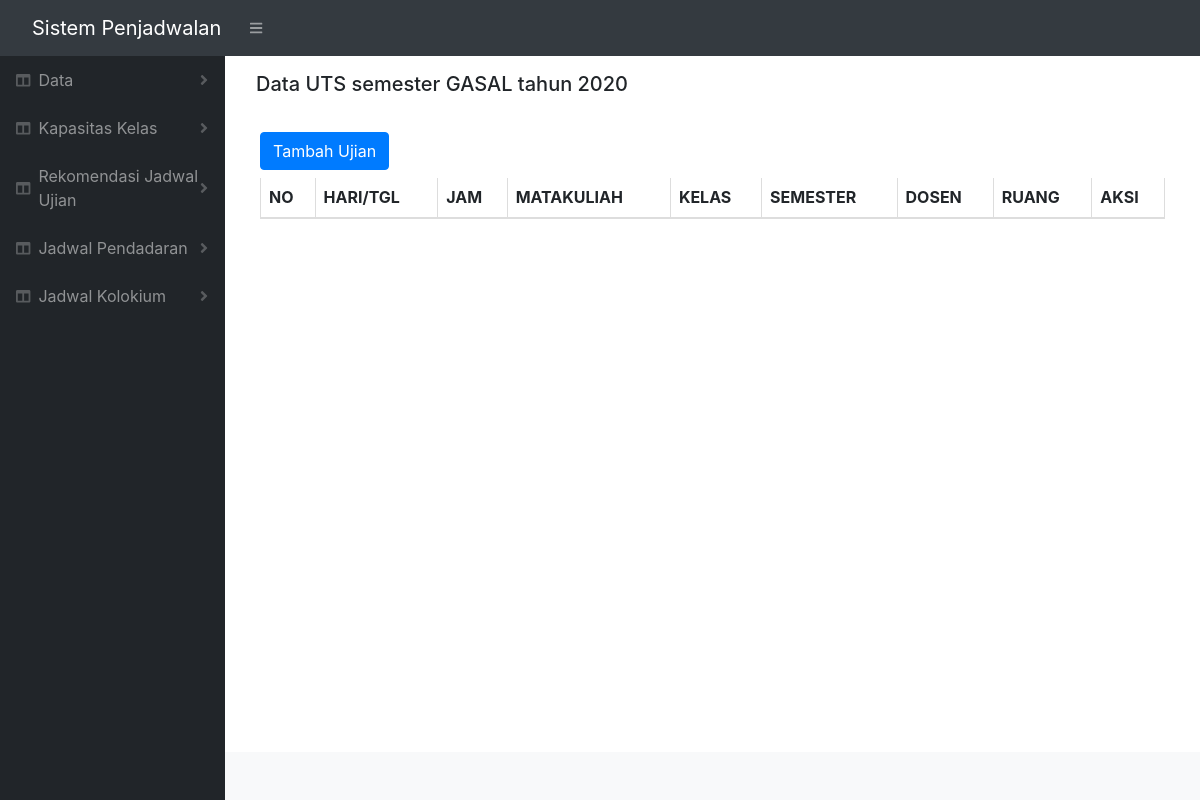
The page /rekomendasi/detailJadwal/1 on the database as committed earlier.
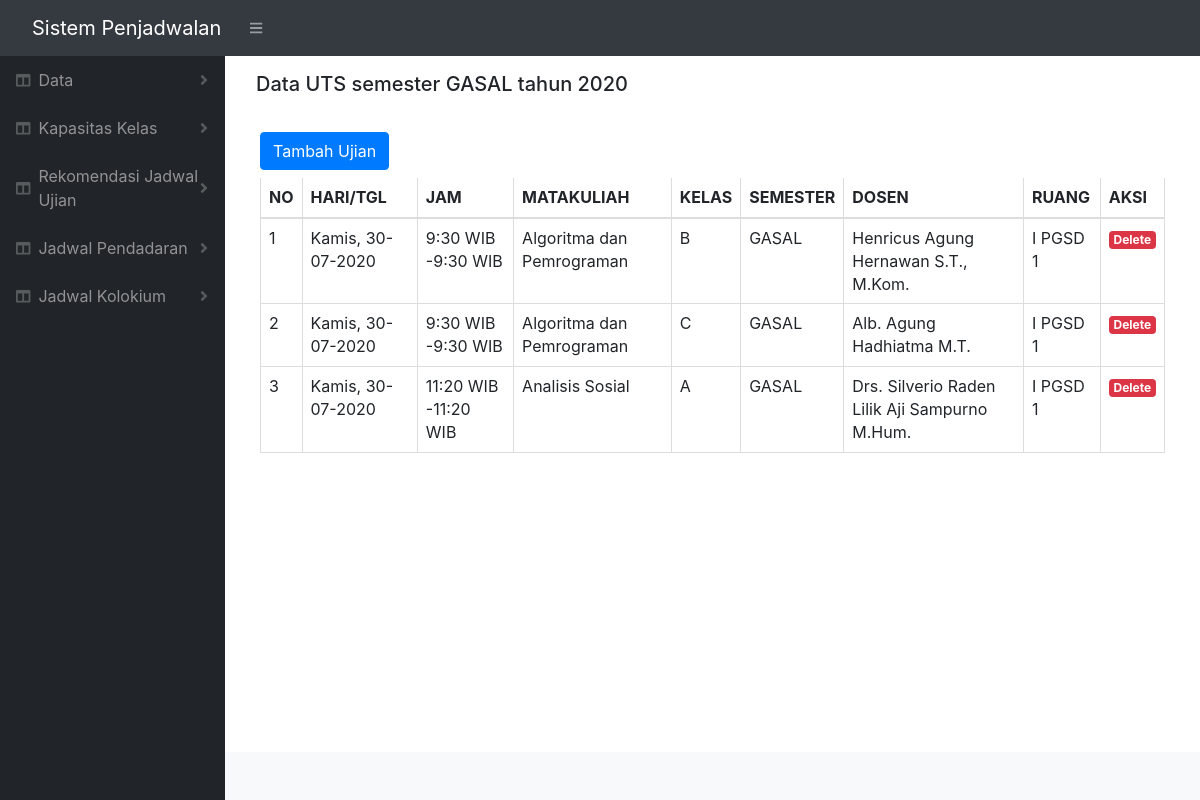
The same page on the database as committed later.
### tables this page shows
CREATE TABLE `detailjadwal` (
  `id` int(11) NOT NULL,
  `idJadwal` int(100) NOT NULL,
  `idMakul` int(100) NOT NULL,
  `idRuangan` varchar(100) NOT NULL,
  `jamMulai` time NOT NULL,
  `jamSelesai` time NOT NULL,
  `tanggal` date NOT NULL
);

CREATE TABLE `makul` (
  `idMakul` int(11) NOT NULL,
  `kodeMakul` varchar(255) NOT NULL,
  `tipeMakul` varchar(255) NOT NULL,
  `nama` varchar(255) NOT NULL,
  `tahun` varchar(255) NOT NULL,
  `semester` varchar(255) NOT NULL,
  `ruangan` varchar(255) NOT NULL,
  `kelas` varchar(255) NOT NULL,
  `kapasitas` varchar(255) NOT NULL,
  `idSemester` int(11) NOT NULL
);

CREATE TABLE `ruang` (
  `idRuangan` int(11) NOT NULL,
  `ruangan` varchar(20) NOT NULL
);

### application/controllers/Rekomendasi.php (called while the page is built, shortened)
<?php
class rekomendasi extends CI_Controller
{
    public function __construct()
    {
        $this->load->model('Jadwal_model');
    }
    function detailjadwal($id) {
        $jadwal = $this->Jadwal_model->getDataJadwalWhere($id);
        foreach ($jadwal as $key) {
         $jenisUjian = $key['jenisUjian'];
         $semester = $key['semester'];
         $tahun = $key['tahun'];
     }
     $data['id'] = $id;
     $data['title'] = 'Data '.$jenisUjian.' semester '.$semester.' tahun '.$tahun;
     $this->load->view('templates/header');
     $this->load->view('templates/sidebar', $data);
     $this->load->view('templates/topbar', $data);
     $dataa = $this->Jadwal_model->getDetailJadwal($id);
     $data['jadwal'] = $dataa;
     $this->load->view('rekomendasi/detailjadwal',$data);
     $this->load->view('templates/footer');
 }
}

### index.php (called while the page is built, shortened)
<?php
require_once BASEPATH.'core/CodeIgniter.php';

### application/models/Jadwal_model.php (called while the page is built, shortened)
<?php
class Jadwal_model extends CI_Model{
    function getDataJadwalWhere($id) {
    	$data = $this->db->get_where("jadwal",["idJadwal" => $id]);
    	return $data->result_array();
    }
    function getDetailJadwal($id) {
        if (empty($id)) {
            $data = $this->db->get("detailjadwal")->result_array();
             return $data;
        }else{
            $this->db->SELECT('detailjadwal.*,makul.*,ruang.*,dosen.nama as dosen_nama');
            $this->db->FROM('detailjadwal');
            $this->db->join('presensi','presensi.idMakul = detailjadwal.idMakul');
            $this->db->join('makul','makul.idMakul = presensi.idMakul');
            $this->db->join('dosen','dosen.idDosen = presensi.idDosen' );
            $this->db->join('ruang','ruang.idRuangan = detailjadwal.idRuangan');
            $this->db->group_by('presensi.idMakul,presensi.idDosen');
            $this->db->where('detailjadwal.idJadwal',$id);
            $data = $this->db->get();
            return $data->result_array();
        }
    }
}

### application/views/rekomendasi/detailjadwal.php (the view, shortened to what this page needs)
<div id="layoutSidenav_content">
    <main>
        <div class="container-fluid">
            <nav class="navbar">
                <h5 class="mt-2"><?= $title ?></h5>
            </nav>
            <div class="card-body">
                <a href="#" class="btn btn-primary mb-2" data-toggle="modal" data-target="#ModalInput">Tambah Ujian</a>
                <div class="table-responsive">
                    <table class="table table-bordered" id="tabelku" width="100%">
                        <thead>
                            <tr>
                                <th>NO</th>
                                <th>HARI/TGL</th>
                                <th>JAM</th>
                                <th>MATAKULIAH</th>
                                <th>KELAS</th>
                                <th>SEMESTER</th>
                                <th>DOSEN</th>
                                <th>RUANG</th>
                                <th>AKSI</th>
                            </tr>
                        </thead>
                        <tbody>
                            <?php $i = 1; ?>
                            <?php foreach ($jadwal as $row) : ?>
                            <tr>
                                <td><?= $i ?></td>
                                <td><?php
                  $date = date('d-m-Y',strtotime($row['tanggal']));
                  $hari = hari_ini('D');
                  echo $hari.", ".$date ?></td>
                                <td><?php
                  $jamMulai = date("G:i",strtotime( $row['jamMulai']));
                  $jamSelesai = date("G:i", strtotime($row['jamSelesai']));
                  echo $jamMulai." WIB -".$jamSelesai?> WIB</td>
                                <td><?php echo $row['nama']; ?></td>
                                <td> <?php echo $row['kelas']; ?></td>
                                <td><?php echo $row['semester'] ?></td>
                                <td><?php echo $row['dosen_nama']; ?></td>
                                <td><?php echo $row['ruangan']; ?></td>
                                <td>
                                    <a href="<?php echo base_url(); ?>rekomendasi/deletedetailjadwal/<?= $row['id']; ?>/<?= $row['idJadwal'] ?>"
                                        class="badge badge-danger"
                                        onclick="return confirm('Are you sure you want to delete ?');">Delete</a>
                                </td>
                            </tr>
                            <?php $i++; ?>
                            <?php endforeach; ?>
                        </tbody>
                    </table>
                </div>
            </div>
        </div>
    </main>
    <?php
  function hari_ini($d){
    $hari = date ($d);
    switch($hari){
      case 'Thu':
      $hari_ini = "Kamis";
      break;
    }
    return $hari_ini;
  }
  ?>

### application/views/templates/header.php (shortened to what this page needs)
<!DOCTYPE html>
<html lang="en">
<head>
    <link href="<?= base_url('assets/') ?>css/styles.css" rel="stylesheet" />
    <link href="https://cdn.datatables.net/1.10.20/css/dataTables.bootstrap4.min.css" rel="stylesheet"
 />
    <link rel="stylesheet" href="<?php echo base_url() . 'assets/dateindo/css/bootstrap.min.css'?>">
    <link rel="stylesheet" href="https://stackpath.bootstrapcdn.com/bootstrap/4.3.1/css/bootstrap.min.css"
>
    <link rel="stylesheet" href="<?php echo base_url() . 'assets/dateindo/css/ilmudetil.css'?>">
    <link rel="stylesheet" href="<?php echo base_url() . 'assets/dateindo/css/bootstrap-datetimepicker.css'?>" />
    <link rel="stylesheet" href="<?php echo base_url() . 'assets/dateindo/css/bootstrap-datetimepicker.min.css'?>" />
</head>
<body class="sb-nav-fixed">

### application/views/templates/sidebar.php (shortened to what this page needs)
<div id="layoutSidenav">
    <div id="layoutSidenav_nav">
        <nav class="sb-sidenav accordion sb-sidenav-dark" id="sidenavAccordion">
            <div class="sb-sidenav-menu">
                <div class="nav">
                    <a class="nav-link collapsed" href="#" data-toggle="collapse" data-target="#Data"
                       aria-expanded="false" aria-controls="collapseLayouts">
                        <div class="sb-nav-link-icon"><i class="fas fa-columns"></i></div>
                        Data
                        <div class="sb-sidenav-collapse-arrow"><i class="fas fa-angle-down"></i></div>
                    </a>
                    <a class="nav-link collapsed" href="#" data-toggle="collapse" data-target="#kapasitas"
                       aria-expanded="false" aria-controls="collapseLayouts">
                        <div class="sb-nav-link-icon"><i class="fas fa-columns"></i></div>
                        Kapasitas Kelas
                        <div class="sb-sidenav-collapse-arrow"><i class="fas fa-angle-down"></i></div>
                    </a>
                    <a class="nav-link collapsed" href="#" data-toggle="collapse" data-target="#Rekomendasi"
                       aria-expanded="false" aria-controls="collapseLayouts">
                        <div class="sb-nav-link-icon"><i class="fas fa-columns"></i></div>
                        Rekomendasi Jadwal Ujian
                        <div class="sb-sidenav-collapse-arrow"><i class="fas fa-angle-down"></i></div>
                    </a>
                    <a class="nav-link collapsed" href="#" data-toggle="collapse" data-target="#Pendadaran"
                       aria-expanded="false" aria-controls="collapseLayouts">
                        <div class="sb-nav-link-icon"><i class="fas fa-columns"></i></div>
                        Jadwal Pendadaran
                        <div class="sb-sidenav-collapse-arrow"><i class="fas fa-angle-down"></i></div>
                    </a>
                    <a class="nav-link collapsed" href="#" data-toggle="collapse" data-target="#Kolokium"
                       aria-expanded="false" aria-controls="collapseLayouts">
                        <div class="sb-nav-link-icon"><i class="fas fa-columns"></i></div>
                        Jadwal Kolokium
                        <div class="sb-sidenav-collapse-arrow"><i class="fas fa-angle-down"></i></div>
                    </a>
                    </nav>
                </div>

### application/views/templates/topbar.php
<nav class="sb-topnav navbar navbar-expand navbar-dark bg-dark">
    <a class="navbar-brand" href="<?php base_url(); ?>">Sistem Penjadwalan</a>
    <button class="btn btn-link btn-sm order-1 order-lg-0" id="sidebarToggle" href="#"><i
            class="fas fa-bars"></i></button>
</nav>

### application/views/templates/footer.php (shortened to what this page needs)
<footer class="py-4 bg-light mt-auto">
</footer>
</div>
</div>
</body>
</html>

### assets/dateindo/css/ilmudetil.css (style rules this page uses)
a { color: #FFC107;text-decoration: none; }

Rows that differ between the two databases and show on the page:
added detailjadwal: hari "Kamis", tanggal "30-07-2020", jamMulai "9:30", jamSelesai "9:30", idMakul.nama "Algoritma dan Pemrograman", idMakul.kelas "B", idMakul.semester "GASAL", dosen_nama "Henricus Agung Hernawan S.T., M.Kom.", ruang.ruangan "I PGSD 1"
added detailjadwal: hari "Kamis", tanggal "30-07-2020", jamMulai "9:30", jamSelesai "9:30", idMakul.nama "Algoritma dan Pemrograman", idMakul.kelas "C", idMakul.semester "GASAL", dosen_nama "Alb. Agung Hadhiatma M.T.", ruang.ruangan "I PGSD 1"
added detailjadwal: hari "Kamis", tanggal "30-07-2020", jamMulai "11:20", jamSelesai "11:20", idMakul.nama "Analisis Sosial", idMakul.kelas "A", idMakul.semester "GASAL", dosen_nama "Drs. Silverio Raden Lilik Aji Sampurno M.Hum.", ruang.ruangan "I PGSD 1"
